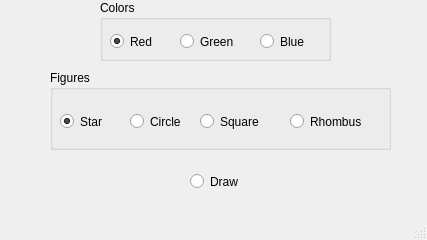
<?xml version="1.0" encoding="UTF-8"?>
<ui version="4.0">
 <class>MainWindow</class>
 <widget class="QMainWindow" name="MainWindow">
  <property name="geometry">
   <rect>
    <x>0</x>
    <y>0</y>
    <width>427</width>
    <height>240</height>
   </rect>
  </property>
  <property name="windowTitle">
   <string>MainWindow</string>
  </property>
  <widget class="QWidget" name="centralwidget">
   <widget class="QRadioButton" name="draw_button">
    <property name="geometry">
     <rect>
      <x>190</x>
      <y>170</y>
      <width>61</width>
      <height>23</height>
     </rect>
    </property>
    <property name="text">
     <string>Draw</string>
    </property>
   </widget>
   <widget class="QGroupBox" name="colors_group">
    <property name="geometry">
     <rect>
      <x>100</x>
      <y>0</y>
      <width>231</width>
      <height>61</height>
     </rect>
    </property>
    <property name="title">
     <string>Colors</string>
    </property>
    <widget class="QRadioButton" name="red_button">
     <property name="geometry">
      <rect>
       <x>10</x>
       <y>30</y>
       <width>61</width>
       <height>23</height>
      </rect>
     </property>
     <property name="text">
      <string>Red</string>
     </property>
     <property name="checked">
      <bool>true</bool>
     </property>
    </widget>
    <widget class="QRadioButton" name="green_button">
     <property name="geometry">
      <rect>
       <x>80</x>
       <y>30</y>
       <width>71</width>
       <height>23</height>
      </rect>
     </property>
     <property name="text">
      <string>Green</string>
     </property>
    </widget>
    <widget class="QRadioButton" name="blue_button">
     <property name="geometry">
      <rect>
       <x>160</x>
       <y>30</y>
       <width>61</width>
       <height>23</height>
      </rect>
     </property>
     <property name="text">
      <string>Blue</string>
     </property>
    </widget>
   </widget>
   <widget class="QGroupBox" name="figures_group">
    <property name="geometry">
     <rect>
      <x>50</x>
      <y>70</y>
      <width>341</width>
      <height>80</height>
     </rect>
    </property>
    <property name="title">
     <string>Figures</string>
    </property>
    <widget class="QRadioButton" name="star_button">
     <property name="geometry">
      <rect>
       <x>10</x>
       <y>40</y>
       <width>51</width>
       <height>23</height>
      </rect>
     </property>
     <property name="text">
      <string>Star</string>
     </property>
     <property name="checked">
      <bool>true</bool>
     </property>
    </widget>
    <widget class="QRadioButton" name="circle_button">
     <property name="geometry">
      <rect>
       <x>80</x>
       <y>40</y>
       <width>71</width>
       <height>23</height>
      </rect>
     </property>
     <property name="text">
      <string>Circle</string>
     </property>
    </widget>
    <widget class="QRadioButton" name="square_button">
     <property name="geometry">
      <rect>
       <x>150</x>
       <y>40</y>
       <width>81</width>
       <height>23</height>
      </rect>
     </property>
     <property name="text">
      <string>Square</string>
     </property>
    </widget>
    <widget class="QRadioButton" name="rhombus_button">
     <property name="geometry">
      <rect>
       <x>240</x>
       <y>40</y>
       <width>91</width>
       <height>23</height>
      </rect>
     </property>
     <property name="text">
      <string>Rhombus</string>
     </property>
    </widget>
   </widget>
  </widget>
  <widget class="QMenuBar" name="menubar">
   <property name="geometry">
    <rect>
     <x>0</x>
     <y>0</y>
     <width>427</width>
     <height>22</height>
    </rect>
   </property>
  </widget>
  <widget class="QStatusBar" name="statusbar"/>
 </widget>
 <resources/>
 <connections/>
</ui>
